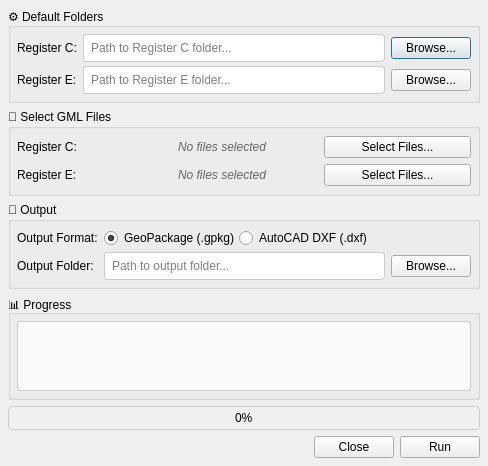
<?xml version="1.0" encoding="UTF-8"?>
<ui version="4.0">
 <class>knGML2GPKGDialogBase</class>
 <widget class="QDialog" name="knGML2GPKGDialogBase">
  <property name="geometry">
   <rect>
    <x>0</x>
    <y>0</y>
    <width>488</width>
    <height>375</height>
   </rect>
  </property>
  <property name="windowTitle">
   <string>KN GML to GPKG Converter</string>
  </property>
  <property name="styleSheet">
   <string notr="true">QLineEdit {
    border: 1px solid #cccccc;
    border-radius: 3px;
    padding: 5px;
    background-color: white;
}

QLineEdit:focus {
    border: 1px solid #5cb85c;
}

QTextEdit {
    border: 1px solid #cccccc;
    border-radius: 3px;
    background-color: #fafafa;
    font-family: monospace;
}

QProgressBar {
    border: 1px solid #cccccc;
    border-radius: 4px;
    text-align: center;
    background-color: #f0f0f0;
}

QProgressBar::chunk {
    background-color: #5cb85c;
    border-radius: 3px;
}

QLabel#label_filesC, QLabel#label_filesE {
    color: #666666;
    font-style: italic;
    padding: 5px;
}
</string>
  </property>
  <layout class="QVBoxLayout" name="verticalLayout">
   <property name="spacing">
    <number>6</number>
   </property>
   <property name="leftMargin">
    <number>8</number>
   </property>
   <property name="topMargin">
    <number>8</number>
   </property>
   <property name="rightMargin">
    <number>8</number>
   </property>
   <property name="bottomMargin">
    <number>8</number>
   </property>
   <item>
    <widget class="QGroupBox" name="groupBox_settings">
     <property name="title">
      <string>⚙️ Default Folders</string>
     </property>
     <layout class="QGridLayout" name="gridLayout_settings">
      <property name="leftMargin">
       <number>6</number>
      </property>
      <property name="topMargin">
       <number>6</number>
      </property>
      <property name="rightMargin">
       <number>6</number>
      </property>
      <property name="bottomMargin">
       <number>6</number>
      </property>
      <property name="horizontalSpacing">
       <number>6</number>
      </property>
      <property name="verticalSpacing">
       <number>4</number>
      </property>
      <item row="0" column="0">
       <widget class="QLabel" name="label_defaultC">
        <property name="text">
         <string>Register C:</string>
        </property>
        <property name="minimumWidth">
         <number>100</number>
        </property>
       </widget>
      </item>
      <item row="0" column="1">
       <widget class="QLineEdit" name="lineEdit_defaultC">
        <property name="placeholderText">
         <string>Path to Register C folder...</string>
        </property>
       </widget>
      </item>
      <item row="0" column="2">
       <widget class="QPushButton" name="pushButton_browseDefaultC">
        <property name="text">
         <string>Browse...</string>
        </property>
        <property name="minimumWidth">
         <number>100</number>
        </property>
       </widget>
      </item>
      <item row="1" column="0">
       <widget class="QLabel" name="label_defaultE">
        <property name="text">
         <string>Register E:</string>
        </property>
       </widget>
      </item>
      <item row="1" column="1">
       <widget class="QLineEdit" name="lineEdit_defaultE">
        <property name="placeholderText">
         <string>Path to Register E folder...</string>
        </property>
       </widget>
      </item>
      <item row="1" column="2">
       <widget class="QPushButton" name="pushButton_browseDefaultE">
        <property name="text">
         <string>Browse...</string>
        </property>
       </widget>
      </item>
     </layout>
    </widget>
   </item>
   <item>
    <widget class="QGroupBox" name="groupBox_input">
     <property name="title">
      <string>📁 Select GML Files</string>
     </property>
     <layout class="QGridLayout" name="gridLayout">
      <property name="leftMargin">
       <number>6</number>
      </property>
      <property name="topMargin">
       <number>6</number>
      </property>
      <property name="rightMargin">
       <number>6</number>
      </property>
      <property name="bottomMargin">
       <number>6</number>
      </property>
      <property name="horizontalSpacing">
       <number>6</number>
      </property>
      <property name="verticalSpacing">
       <number>4</number>
      </property>
      <item row="0" column="0">
       <widget class="QLabel" name="label_gmlC">
        <property name="text">
         <string>Register C:</string>
        </property>
        <property name="minimumWidth">
         <number>100</number>
        </property>
       </widget>
      </item>
      <item row="0" column="1">
       <widget class="QLabel" name="label_filesC">
        <property name="text">
         <string>No files selected</string>
        </property>
        <property name="alignment">
         <set>Qt::AlignLeft|Qt::AlignVCenter</set>
        </property>
       </widget>
      </item>
      <item row="0" column="2">
       <widget class="QPushButton" name="pushButton_browseC">
        <property name="text">
         <string>Select Files...</string>
        </property>
        <property name="minimumWidth">
         <number>120</number>
        </property>
       </widget>
      </item>
      <item row="1" column="0">
       <widget class="QLabel" name="label_gmlE">
        <property name="text">
         <string>Register E:</string>
        </property>
       </widget>
      </item>
      <item row="1" column="1">
       <widget class="QLabel" name="label_filesE">
        <property name="text">
         <string>No files selected</string>
        </property>
        <property name="alignment">
         <set>Qt::AlignLeft|Qt::AlignVCenter</set>
        </property>
       </widget>
      </item>
      <item row="1" column="2">
       <widget class="QPushButton" name="pushButton_browseE">
        <property name="text">
         <string>Select Files...</string>
        </property>
       </widget>
      </item>
     </layout>
    </widget>
   </item>
   <item>
    <widget class="QGroupBox" name="groupBox_output">
     <property name="title">
      <string>💾 Output</string>
     </property>
     <layout class="QGridLayout" name="gridLayout_2">
      <property name="leftMargin">
       <number>6</number>
      </property>
      <property name="topMargin">
       <number>6</number>
      </property>
      <property name="rightMargin">
       <number>6</number>
      </property>
      <property name="bottomMargin">
       <number>6</number>
      </property>
      <property name="horizontalSpacing">
       <number>6</number>
      </property>
      <property name="verticalSpacing">
       <number>4</number>
      </property>
      <item row="0" column="0">
       <widget class="QLabel" name="label_format">
        <property name="text">
         <string>Output Format:</string>
        </property>
        <property name="minimumWidth">
         <number>100</number>
        </property>
       </widget>
      </item>
      <item row="0" column="1" colspan="2">
       <layout class="QHBoxLayout" name="horizontalLayout_format">
        <item>
         <widget class="QRadioButton" name="radioButton_gpkg">
          <property name="text">
           <string>GeoPackage (.gpkg)</string>
          </property>
          <property name="checked">
           <bool>true</bool>
          </property>
         </widget>
        </item>
        <item>
         <widget class="QRadioButton" name="radioButton_dxf">
          <property name="text">
           <string>AutoCAD DXF (.dxf)</string>
          </property>
         </widget>
        </item>
        <item>
         <spacer name="horizontalSpacer_format">
          <property name="orientation">
           <enum>Qt::Horizontal</enum>
          </property>
          <property name="sizeHint" stdset="0">
           <size>
            <width>40</width>
            <height>20</height>
           </size>
          </property>
         </spacer>
        </item>
       </layout>
      </item>
      <item row="1" column="0">
       <widget class="QLabel" name="label_gpkg">
        <property name="text">
         <string>Output Folder:</string>
        </property>
        <property name="minimumWidth">
         <number>100</number>
        </property>
       </widget>
      </item>
      <item row="1" column="1">
       <widget class="QLineEdit" name="lineEdit_gpkg">
        <property name="placeholderText">
         <string>Path to output folder...</string>
        </property>
       </widget>
      </item>
      <item row="1" column="2">
       <widget class="QPushButton" name="pushButton_browseGPKG">
        <property name="text">
         <string>Browse...</string>
        </property>
       </widget>
      </item>
     </layout>
    </widget>
   </item>
   <item>
    <widget class="QGroupBox" name="groupBox_progress">
     <property name="title">
      <string>📊 Progress</string>
     </property>
     <layout class="QVBoxLayout" name="verticalLayout_3">
      <property name="spacing">
       <number>4</number>
      </property>
      <property name="leftMargin">
       <number>6</number>
      </property>
      <property name="topMargin">
       <number>6</number>
      </property>
      <property name="rightMargin">
       <number>6</number>
      </property>
      <property name="bottomMargin">
       <number>6</number>
      </property>
      <item>
       <widget class="QTextEdit" name="textEdit_log">
        <property name="sizeHint" stdset="0">
         <size>
          <width>0</width>
          <height>80</height>
         </size>
        </property>
        <property name="readOnly">
         <bool>true</bool>
        </property>
       </widget>
      </item>
     </layout>
    </widget>
   </item>
   <item>
    <widget class="QProgressBar" name="progressBar">
     <property name="value">
      <number>0</number>
     </property>
     <property name="textVisible">
      <bool>true</bool>
     </property>
    </widget>
   </item>
   <item>
    <layout class="QHBoxLayout" name="horizontalLayout">
     <property name="spacing">
      <number>6</number>
     </property>
     <item>
      <spacer name="horizontalSpacer">
       <property name="orientation">
        <enum>Qt::Horizontal</enum>
       </property>
       <property name="sizeHint" stdset="0">
        <size>
         <width>40</width>
         <height>20</height>
        </size>
       </property>
      </spacer>
     </item>
     <item>
      <widget class="QPushButton" name="pushButton_close">
       <property name="text">
        <string>Close</string>
       </property>
      </widget>
     </item>
     <item>
      <widget class="QPushButton" name="pushButton_process">
       <property name="text">
        <string>Run</string>
       </property>
      </widget>
     </item>
    </layout>
   </item>
  </layout>
 </widget>
 <resources/>
 <connections/>
</ui>
